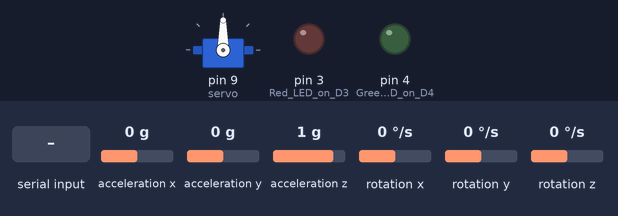
The sketch below on a simulated Arduino Uno, built with avr-gcc and run on an emulated ATmega328P. Shown: servo, output pins drawn as LEDs (lit = HIGH). The inputs (shaded band) are chosen by the test bench; at power-on: acceleration x 0 g, acceleration y 0 g, acceleration z 1 g, rotation x 0 °/s, rotation y 0 °/s, rotation z 0 °/s. What the sketch prints to the serial monitor is not drawn.

Above: at 1.2 s.
1.3 s: "A" received over Serial
At 2.5 s:
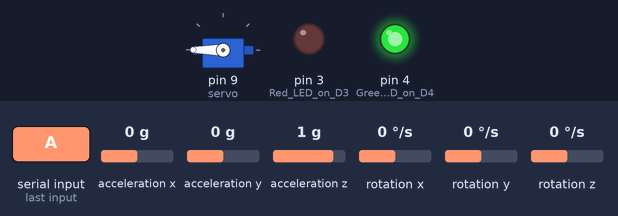
2.8 s: "D" received over Serial
At 3.8 s:
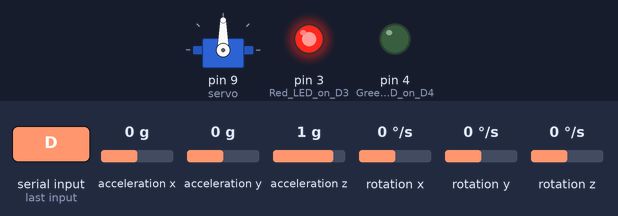
Timing chart, 0 to 5.8 s (numbered marks = the images above; inputs shaded):
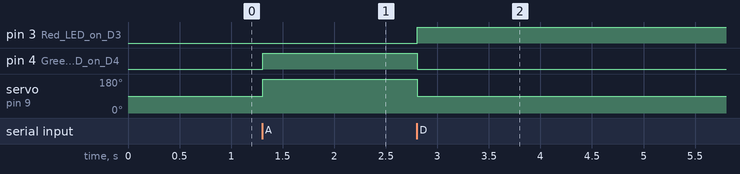

Measured:
- after the input at 1.3 s, pin 4 (Green_LED_on_D4): LOW → HIGH at once; servo on pin 9 (servo): 90° → 180° at once
- after the input at 2.8 s, pin 3 (Red_LED_on_D3): LOW → HIGH at once; pin 4 (Green_LED_on_D4): HIGH → LOW at once; servo on pin 9 (servo): 180° → 90° at once

The sketch:

Task_2.ino
```cpp
#include <Wire.h>
#include <MPU6050.h>
#include <Servo.h>

MPU6050 mpu;
Servo servo;

int servoPosition = 90;
unsigned long lastSendTime = 0;
const int sendInterval = 100; // Send sensor data every 100ms

void setup() {
  Serial.begin(9600);
  Wire.begin();
  mpu.initialize();

  if (!mpu.testConnection()) {
    Serial.println("MPU6050 connection failed!");
    while (1);
  }

  servo.attach(9);       // Servo signal on D9[cite: 4]
  servo.write(servoPosition);

  pinMode(4, OUTPUT);    // Green LED on D4[cite: 4]
  pinMode(3, OUTPUT);    // Red LED on D3[cite: 4]
}

void loop() {
  // 1. Stream MPU6050 data periodically (every 100ms)
  if (millis() - lastSendTime >= sendInterval) {
    lastSendTime = millis();

    int ax, ay, az, gx, gy, gz;
    mpu.getMotion6(&ax, &ay, &az, &gx, &gy, &gz);

    // Print in the exact comma-separated format Python expects
    Serial.print(ax);
    Serial.print(",");
    Serial.print(ay);
    Serial.print(",");
    Serial.println(az);
  }

  // 2. Check if Python sent an access command ('A' or 'D')
  if (Serial.available() > 0) {
    char command = Serial.read();

    if (command == 'A') {
      servo.write(180);       // Unlock servo[cite: 4]
      digitalWrite(4, HIGH);  // Green LED ON[cite: 4]
      digitalWrite(3, LOW);   // Red LED OFF[cite: 4]
    }
    else if (command == 'D') {
      servo.write(90);        // Lock servo[cite: 4]
      digitalWrite(4, LOW);   // Green LED OFF[cite: 4]
      digitalWrite(3, HIGH);  // Red LED ON[cite: 4]
    }
  }
}
```
